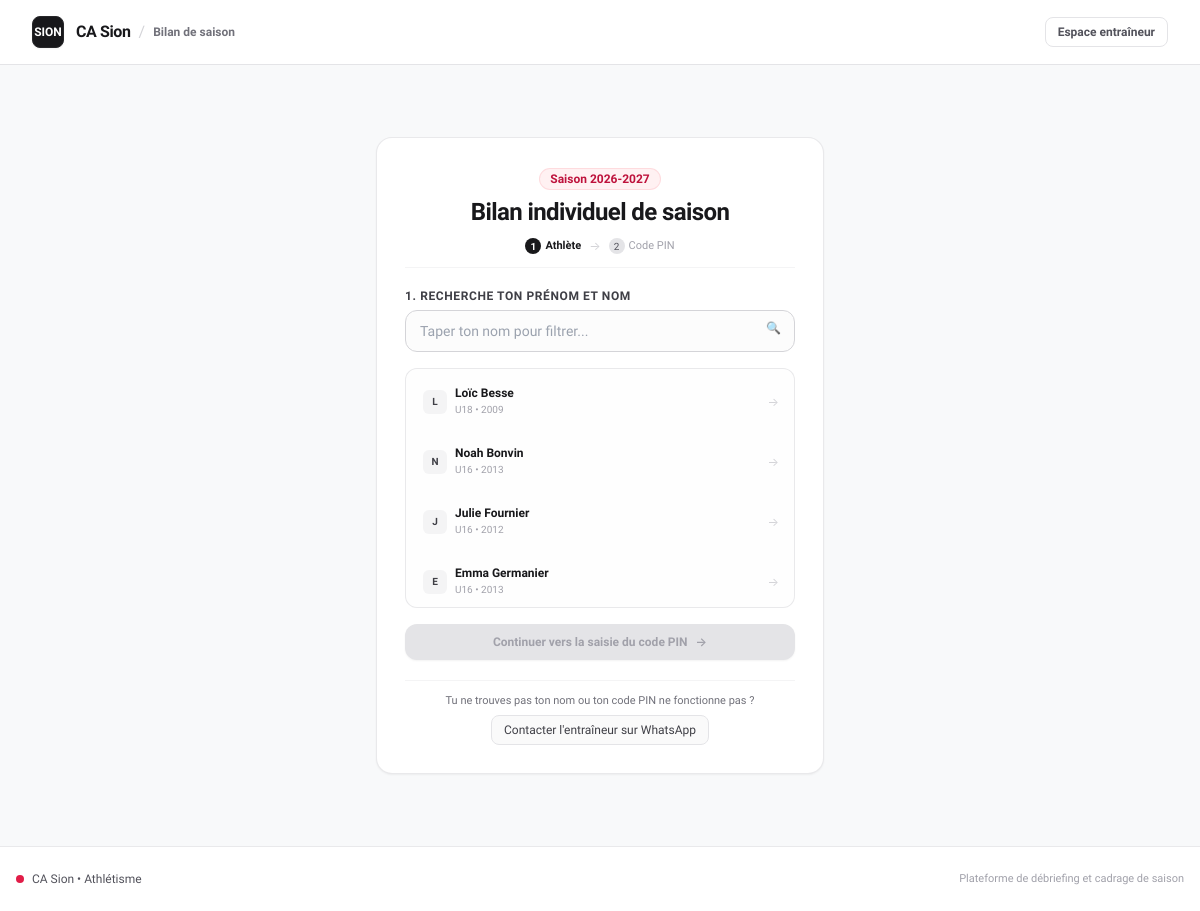
/bilan, run on the app's committed database.
### tables this page shows
CREATE TABLE seasons (
        id INTEGER PRIMARY KEY AUTOINCREMENT,
        name TEXT NOT NULL,
        is_active INTEGER NOT NULL DEFAULT 1,
        created_at DATETIME DEFAULT CURRENT_TIMESTAMP
    );

CREATE TABLE athletes (
        id INTEGER PRIMARY KEY AUTOINCREMENT,
        first_name TEXT NOT NULL,
        last_name TEXT NOT NULL,
        birth_date TEXT,
        birth_year INTEGER NOT NULL,
        category TEXT NOT NULL,
        access_token TEXT UNIQUE NOT NULL,
        access_pin TEXT NOT NULL DEFAULT '0000',
        phone TEXT,
        email TEXT,
        meta TEXT DEFAULT '{}',
        created_at DATETIME DEFAULT CURRENT_TIMESTAMP
    );

### src/AthleteController.php (called while the page is built, shortened)
<?php
class AthleteController {
    private PDO $db;
    public function __construct(PDO $db) {
        $this->db = $db;
    }
    public function login_view(): void {
        $stmt = $this->db->query(
            "SELECT id, first_name, last_name, birth_year, category, access_pin, birth_date
             FROM athletes
             ORDER BY last_name COLLATE NOCASE ASC, first_name COLLATE NOCASE ASC"
        );
        $athletes = $stmt->fetchAll();
        $season_stmt = $this->db->query("SELECT * FROM seasons WHERE is_active = 1 ORDER BY id DESC LIMIT 1");
        $active_season = $season_stmt->fetch() ?: ['name' => env('CURRENT_SEASON_NAME', '2026-2027')];
        require dirname(__DIR__) . '/views/athlete_login.php';
    }
}

### config/database.php (called while the page is built, shortened)
<?php
function env(string $key, mixed $default = null): mixed {
    $val = $_ENV[$key] ?? getenv($key);
    return $val;
}
function get_base_url(): string {
    $configured = env('BASE_URL');
    $script_name = $_SERVER['SCRIPT_NAME'] ?? '';
    $dir = dirname($script_name);
    if ($dir === '/' || $dir === '\\' || $dir === '.') {
        return '';
    }
    return rtrim(str_replace('\\', '/', $dir), '/');
}
function url(string $path = ''): string {
    $base = get_base_url();
    $path = '/' . ltrim($path, '/');
    return $base . $path;
}

### src/WhatsAppHelper.php (called while the page is built, shortened)
<?php
class WhatsAppHelper {
    public static function build_missing_athlete_whatsapp_url(): string {
        $phone_raw = function_exists('env') ? env('COACH_PHONE', '+41791234567') : '+41791234567';
        $phone_clean = preg_replace('/[^0-9]/', '', (string)$phone_raw);
        $message = "Bonjour coach, je ne trouve pas mon nom dans la liste du bilan de fin de saison. [Prénom] [Nom], né en [Année].";
        return "https://wa.me/{$phone_clean}?text=" . rawurlencode($message);
    }
    public static function generate_missing_athlete_link(): string {
        return self::build_missing_athlete_whatsapp_url();
    }
}

### src/Auth.php (called while the page is built, shortened)
<?php
class Auth {
    public static function is_logged_in(): bool {
        return !empty($_SESSION['is_coach_admin']);
    }
}

### views/athlete_login.php (the view, shortened to what this page needs)
<div class="max-w-md mx-auto my-4 sm:my-10">
    <div class="bg-white rounded-2xl border border-zinc-200/80 shadow-sm overflow-hidden p-5 sm:p-7 space-y-5">
        <div class="text-center pb-3 border-b border-zinc-100 space-y-1.5">
            <div class="inline-flex items-center gap-2 px-2.5 py-0.5 rounded-full text-xs font-semibold bg-rose-50 text-rose-700 border border-rose-200/60">
                <span>Saison <?= htmlspecialchars($active_season['name'] ?? '2026-2027') ?></span>
            </div>
            <h1 class="text-xl sm:text-2xl font-bold font-heading text-zinc-900 tracking-tight">
                Bilan individuel de saison
            </h1>
            <div class="flex items-center justify-center gap-2 pt-1">
                <div id="step-dot-1" class="flex items-center gap-1 text-[11px] font-bold text-zinc-900">
                    <span class="w-4 h-4 rounded-full bg-zinc-900 text-white flex items-center justify-center text-[10px]">1</span>
                    <span>Athlète</span>
                </div>
                <span class="text-zinc-300 text-xs">→</span>
                <div id="step-dot-2" class="flex items-center gap-1 text-[11px] font-medium text-zinc-400">
                    <span class="w-4 h-4 rounded-full bg-zinc-200 text-zinc-600 flex items-center justify-center text-[10px]">2</span>
                    <span>Code PIN</span>
                </div>
            </div>
        </div>
        <form action="<?= url('/bilan/login') ?>" method="POST" id="login-form">
            <div id="step-1-container" class="space-y-4">
                <div>
                    <label for="athlete_search" class="block text-xs font-semibold text-zinc-700 uppercase tracking-wider mb-1.5">
                        1. Recherche ton prénom et nom
                    </label>
                    <div class="relative">
                        <input
                            type="text"
                            id="athlete_search"
                            placeholder="Taper ton nom pour filtrer..."
                            autocomplete="off"
                            class="w-full px-3.5 py-2.5 rounded-xl border border-zinc-300 focus:ring-2 focus:ring-zinc-900 focus:border-zinc-900 text-sm bg-zinc-50/50 focus:bg-white transition-all"
                        >
                        <span class="absolute right-3.5 top-2.5 text-zinc-400 pointer-events-none text-xs">🔍</span>
                    </div>
                </div>
                <div class="space-y-1.5 max-h-60 overflow-y-auto pr-1 border border-zinc-200/80 rounded-xl p-1.5 bg-zinc-50/30" id="athlete-list-container">
                    <?php foreach ($athletes as $a): ?>
                        <?php
                            $year_str = ($a['birth_year'] > 0) ? (string)$a['birth_year'] : 'Année non renseignée';
                            $display_name = htmlspecialchars($a['first_name'] . ' ' . $a['last_name']);
                            $is_default_pin = ($a['access_pin'] === '0000');
                            $cat = htmlspecialchars($a['category'] ?? '');
                        ?>
                        <div
                            class="athlete-item flex items-center justify-between p-2.5 rounded-lg border border-transparent hover:border-zinc-200 hover:bg-white cursor-pointer transition-all text-xs"
                            data-id="<?= (int)$a['id'] ?>"
                            data-name="<?= $display_name ?>"
                            data-year="<?= $year_str ?>"
                            data-category="<?= $cat ?>"
                            data-default-pin="<?= $is_default_pin ? '1' : '0' ?>"
                        >
                            <div class="flex items-center gap-2">
                                <span class="w-6 h-6 rounded-md bg-zinc-100 text-zinc-700 flex items-center justify-center font-bold text-[10px]">
                                    <?= mb_substr($a['first_name'], 0, 1) ?>
                                </span>
                                <div>
                                    <span class="font-bold text-zinc-900 block leading-tight"><?= $display_name ?></span>
                                    <span class="text-[10px] text-zinc-400"><?= $cat ?> &bull; <?= $year_str ?></span>
                                </div>
                            </div>
                            <span class="text-zinc-300 text-xs athlete-chevron">→</span>
                        </div>
                    <?php endforeach; ?>
                </div>
                <button
                    type="button"
                    id="btn-to-step-2"
                    disabled
                    class="w-full py-2.5 px-4 bg-zinc-900 hover:bg-zinc-800 disabled:bg-zinc-200 disabled:text-zinc-400 disabled:cursor-not-allowed text-white font-semibold rounded-xl text-xs transition-all shadow-sm flex items-center justify-center gap-2"
                >
                    <span>Continuer vers la saisie du code PIN</span>
                    <span>→</span>
                </button>
            </div>
        </form>
        <div class="pt-3 border-t border-zinc-100 text-center">
            <p class="text-[11px] text-zinc-500 mb-1.5">Tu ne trouves pas ton nom ou ton code PIN ne fonctionne pas ?</p>
            <a
                href="<?= htmlspecialchars(WhatsAppHelper::generate_missing_athlete_link()) ?>"
                target="_blank"
                rel="noopener"
                class="inline-flex items-center gap-1.5 px-3 py-1.5 rounded-lg border border-zinc-200 bg-zinc-50 hover:bg-zinc-100 text-zinc-700 text-xs font-medium transition-colors"
            >
                <span>Contacter l'entraîneur sur WhatsApp</span>
            </a>
        </div>
    </div>
</div>
<?php
$content = ob_get_clean();
require __DIR__ . '/layout.php';
?>

### index.php (shortened to what this page needs)
<?php
require_once __DIR__ . '/config/database.php';
require_once __DIR__ . '/src/Services/SettingsService.php';
require_once __DIR__ . '/src/Auth.php';
require_once __DIR__ . '/src/WhatsAppHelper.php';
require_once __DIR__ . '/src/AthleteController.php';
$db = get_db();
$athlete_ctrl = new AthleteController($db);
$request_uri = $_SERVER['REQUEST_URI'] ?? '/';
$parsed_url = parse_url($request_uri);
$path = $parsed_url['path'] ?? '/';
$path = '/' . trim($path, '/');
try {
    if ($path === '/bilan') {
        if (!empty($_SESSION['athlete_id'])) {
            $athlete_ctrl->form_view();
        } else {
            $athlete_ctrl->login_view();
        }
        return;
    }
} catch (\Throwable $e) {
    if (env('APP_ENV') !== 'production') {
        echo "<h1>Erreur Système</h1><pre>" . htmlspecialchars((string)$e) . "</pre>";
    } else {
        http_response_code(500);
        $page_title = "Erreur serveur";
        $error_message = "Une erreur inattendue est survenue. Veuillez réessayer ultérieurement.";
        require __DIR__ . '/views/error.php';
    }
}

### views/layout.php (shortened to what this page needs)
<?php
$is_admin = Auth::is_logged_in();
$is_athlete = !empty($_SESSION['athlete_id']);
?>
<!DOCTYPE html>
<html lang="fr" class="h-full bg-[#f8f9fa] text-zinc-900 antialiased font-sans">
<head>
    <script src="https://cdn.tailwindcss.com"></script>
    <link rel="stylesheet" href="<?= url('/assets/css/custom.css') ?>">
</head>
<body class="min-h-full flex flex-col justify-between text-zinc-800 bg-[#f8f9fa] selection:bg-rose-600 selection:text-white">
    <header class="no-print sticky top-0 z-40 bg-white border-b border-zinc-200">
        <div class="max-w-7xl mx-auto px-4 sm:px-6 lg:px-8">
            <div class="flex items-center justify-between h-16">
                <a href="<?= url($is_admin ? '/admin' : '/bilan') ?>" class="flex items-center gap-3 group">
                    <div class="w-8 h-8 rounded-lg bg-zinc-900 text-white flex items-center justify-center font-black text-xs shadow-sm border border-zinc-800 group-hover:bg-rose-600 transition-colors">
                        SION
                    </div>
                    <div class="flex items-center gap-2">
                        <span class="font-heading font-bold text-base text-zinc-900 tracking-tight">
                            <?= htmlspecialchars(env('CLUB_NAME', 'CA Sion')) ?>
                        </span>
                        <span class="text-zinc-300">/</span>
                        <span class="text-xs font-semibold text-zinc-500">
                            Bilan de saison
                        </span>
                    </div>
                </a>
                <div class="flex items-center gap-2.5">
                    <?php if ($is_athlete): ?>
                        <span class="hidden sm:inline-flex items-center text-xs font-medium text-zinc-600 px-3 py-1.5 rounded-lg bg-zinc-100 border border-zinc-200">
                            Athlète : <strong class="ml-1.5 text-zinc-900"><?= htmlspecialchars($_SESSION['athlete_name'] ?? '') ?></strong>
                        </span>
                        <a href="<?= url('/bilan/logout') ?>" class="text-xs font-semibold text-zinc-600 hover:text-zinc-900 px-3 py-1.5 rounded-lg border border-zinc-200 hover:bg-zinc-100 transition-colors">
                            Changer d'athlète
                        </a>
                    <?php else: ?>
                        <a href="<?= url('/admin/login') ?>" class="text-xs font-semibold text-zinc-600 hover:text-zinc-900 px-3 py-1.5 rounded-lg border border-zinc-200 hover:bg-zinc-100 transition-colors">
                            Espace entraîneur
                        </a>
                    <?php endif; ?>
                </div>
            </div>
        </div>
    </header>
    <main class="flex-1 max-w-7xl w-full mx-auto px-4 sm:px-6 lg:px-8 py-6 sm:py-8">
        <?= $content ?>
    </main>
    <footer class="no-print bg-white border-t border-zinc-200/80 py-6 text-center text-xs text-zinc-500">
        <div class="max-w-7xl mx-auto px-4 flex flex-col sm:flex-row items-center justify-between gap-2">
            <div class="flex items-center gap-2 font-medium text-zinc-600">
                <span class="w-2 h-2 rounded-full bg-rose-600"></span>
                <span><?= htmlspecialchars(env('CLUB_NAME', 'CA Sion')) ?> &bull; Athlétisme</span>
            </div>
            <div class="text-zinc-400 text-[11px]">
                Plateforme de débriefing et cadrage de saison
            </div>
        </div>
    </footer>
</body>
</html>

### assets/css/custom.css (style rules this page uses)
:root { --brand-primary: #dc2626; --brand-dark: #0f172a; --brand-accent: #e11d48; }
body { font-family: 'Plus Jakarta Sans', system-ui, -apple-system, sans-serif; -webkit-font-smoothing: antialiased; -moz-osx-font-smoothing: grayscale; }
h1, h2, h3, h4, .font-heading { font-family: 'Outfit', sans-serif; letter-spacing: -0.02em; }

### data on the page
seasons: name "2026-2027"
athletes: first_name "L", display_name "Loïc Besse", category "U18", birth_year "2009"
athletes: first_name "N", display_name "Noah Bonvin", category "U16", birth_year "2013"
athletes: first_name "J", display_name "Julie Fournier", category "U16", birth_year "2012"
athletes: first_name "E", display_name "Emma Germanier", category "U16", birth_year "2013"

### other printed values
env('CLUB_NAME', 'CA Sion') "CA Sion"
